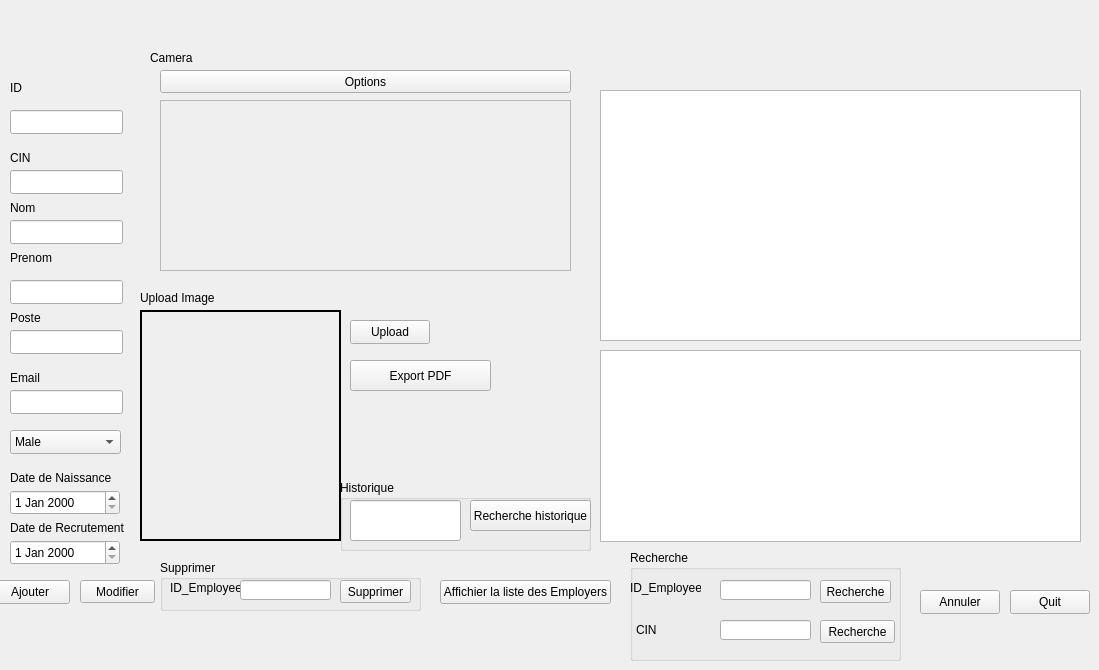
    <widget class="QWidget" name="tab">
     <attribute name="title">
      <string>Gestions des employées</string>
     </attribute>
     <widget class="QLabel" name="label_3">
      <property name="geometry">
       <rect>
        <x>10</x>
        <y>200</y>
        <width>49</width>
        <height>16</height>
       </rect>
      </property>
      <property name="text">
       <string>Nom</string>
      </property>
     </widget>
     <widget class="QWidget" name="widget" native="true">
      <property name="geometry">
       <rect>
        <x>150</x>
        <y>70</y>
        <width>431</width>
        <height>211</height>
       </rect>
      </property>
      <widget class="QPushButton" name="optionPushButton_2">
       <property name="geometry">
        <rect>
         <x>10</x>
         <y>0</y>
         <width>411</width>
         <height>23</height>
        </rect>
       </property>
       <property name="text">
        <string>Options</string>
       </property>
      </widget>
      <widget class="QScrollArea" name="scrollArea_2">
       <property name="geometry">
        <rect>
         <x>10</x>
         <y>30</y>
         <width>411</width>
         <height>171</height>
        </rect>
       </property>
       <property name="widgetResizable">
        <bool>true</bool>
       </property>
       <widget class="QWidget" name="scrollAreaWidgetContents_2">
        <property name="geometry">
         <rect>
          <x>0</x>
          <y>0</y>
          <width>409</width>
          <height>169</height>
         </rect>
        </property>
       </widget>
      </widget>
     </widget>
     <widget class="QLabel" name="label_2">
      <property name="geometry">
       <rect>
        <x>10</x>
        <y>150</y>
        <width>49</width>
        <height>16</height>
       </rect>
      </property>
      <property name="text">
       <string>CIN</string>
      </property>
     </widget>
     <widget class="QDateEdit" name="date2">
      <property name="geometry">
       <rect>
        <x>10</x>
        <y>540</y>
        <width>110</width>
        <height>25</height>
       </rect>
      </property>
     </widget>
     <widget class="QPushButton" name="pushButton">
      <property name="geometry">
       <rect>
        <x>350</x>
        <y>320</y>
        <width>80</width>
        <height>24</height>
       </rect>
      </property>
      <property name="text">
       <string>Upload</string>
      </property>
     </widget>
     <widget class="QPushButton" name="pushButton_5">
      <property name="geometry">
       <rect>
        <x>1010</x>
        <y>590</y>
        <width>80</width>
        <height>24</height>
       </rect>
      </property>
      <property name="text">
       <string>Quit</string>
      </property>
     </widget>
     <widget class="QLabel" name="Image">
      <property name="geometry">
       <rect>
        <x>140</x>
        <y>310</y>
        <width>201</width>
        <height>231</height>
       </rect>
      </property>
      <property name="frameShape">
       <enum>QFrame::WinPanel</enum>
      </property>
      <property name="text">
       <string/>
      </property>
     </widget>
     <widget class="QLineEdit" name="Email2">
      <property name="geometry">
       <rect>
        <x>10</x>
        <y>390</y>
        <width>113</width>
        <height>24</height>
       </rect>
      </property>
     </widget>
     <widget class="QLabel" name="label_10">
      <property name="geometry">
       <rect>
        <x>10</x>
        <y>370</y>
        <width>49</width>
        <height>16</height>
       </rect>
      </property>
      <property name="text">
       <string>Email</string>
      </property>
     </widget>
     <widget class="QGroupBox" name="groupBox_3">
      <property name="geometry">
       <rect>
        <x>630</x>
        <y>550</y>
        <width>271</width>
        <height>111</height>
       </rect>
      </property>
      <property name="title">
       <string>Recherche</string>
      </property>
      <widget class="QLabel" name="label_38">
       <property name="geometry">
        <rect>
         <x>0</x>
         <y>30</y>
         <width>71</width>
         <height>16</height>
        </rect>
       </property>
       <property name="text">
        <string>ID_Employee</string>
       </property>
      </widget>
      <widget class="QLineEdit" name="id_2">
       <property name="geometry">
        <rect>
         <x>90</x>
         <y>30</y>
         <width>91</width>
         <height>20</height>
        </rect>
       </property>
      </widget>
      <widget class="QPushButton" name="Recherche_employee_2">
       <property name="geometry">
        <rect>
         <x>190</x>
         <y>30</y>
         <width>71</width>
         <height>23</height>
        </rect>
       </property>
       <property name="text">
        <string>Recherche</string>
       </property>
      </widget>
      <widget class="QLabel" name="label_39">
       <property name="geometry">
        <rect>
         <x>6</x>
         <y>70</y>
         <width>61</width>
         <height>20</height>
        </rect>
       </property>
       <property name="text">
        <string>CIN</string>
       </property>
      </widget>
      <widget class="QLineEdit" name="cin_2">
       <property name="geometry">
        <rect>
         <x>90</x>
         <y>70</y>
         <width>91</width>
         <height>20</height>
        </rect>
       </property>
      </widget>
      <widget class="QPushButton" name="recherche_CIN_2">
       <property name="geometry">
        <rect>
         <x>190</x>
         <y>70</y>
         <width>75</width>
         <height>23</height>
        </rect>
       </property>
       <property name="text">
        <string>Recherche</string>
       </property>
      </widget>
     </widget>
     <widget class="QPushButton" name="pushButton_2">
      <property name="geometry">
       <rect>
        <x>-10</x>
        <y>580</y>
        <width>80</width>
        <height>24</height>
       </rect>
      </property>
      <property name="text">
       <string>Ajouter</string>
      </property>
     </widget>
     <widget class="QPushButton" name="pb_modifier_2">
      <property name="geometry">
       <rect>
        <x>80</x>
        <y>580</y>
        <width>75</width>
        <height>23</height>
       </rect>
      </property>
      <property name="text">
       <string>Modifier</string>
      </property>
     </widget>
     <widget class="QLabel" name="label_8">
      <property name="geometry">
       <rect>
        <x>10</x>
        <y>520</y>
        <width>121</width>
        <height>16</height>
       </rect>
      </property>
      <property name="text">
       <string>Date de Recrutement</string>
      </property>
     </widget>
     <widget class="QDateEdit" name="date1">
      <property name="geometry">
       <rect>
        <x>10</x>
        <y>490</y>
        <width>110</width>
        <height>25</height>
       </rect>
      </property>
     </widget>
     <widget class="QTableView" name="tab_Employee">
      <property name="geometry">
       <rect>
        <x>600</x>
        <y>90</y>
        <width>481</width>
        <height>251</height>
       </rect>
      </property>
     </widget>
     <widget class="QTextBrowser" name="texthistor">
      <property name="geometry">
       <rect>
        <x>600</x>
        <y>350</y>
        <width>481</width>
        <height>192</height>
       </rect>
      </property>
     </widget>
     <widget class="QGroupBox" name="groupBox_7">
      <property name="geometry">
       <rect>
        <x>340</x>
        <y>480</y>
        <width>251</width>
        <height>71</height>
       </rect>
      </property>
      <property name="title">
       <string>Historique</string>
      </property>
      <widget class="QPushButton" name="pushButtonHisto_2">
       <property name="geometry">
        <rect>
         <x>130</x>
         <y>20</y>
         <width>121</width>
         <height>31</height>
        </rect>
       </property>
       <property name="text">
        <string>Recherche historique</string>
       </property>
      </widget>
      <widget class="QLineEdit" name="historique_2">
       <property name="geometry">
        <rect>
         <x>10</x>
         <y>20</y>
         <width>111</width>
         <height>41</height>
        </rect>
       </property>
      </widget>
     </widget>
     <widget class="QLabel" name="label_41">
      <property name="geometry">
       <rect>
        <x>150</x>
        <y>50</y>
        <width>81</width>
        <height>16</height>
       </rect>
      </property>
      <property name="text">
       <string>Camera</string>
      </property>
     </widget>
     <widget class="QComboBox" name="Sexe2">
      <property name="geometry">
       <rect>
        <x>10</x>
        <y>430</y>
        <width>111</width>
        <height>24</height>
       </rect>
      </property>
      <item>
       <property name="text">
        <string>Male</string>
       </property>
      </item>
      <item>
       <property name="text">
        <string>Female</string>
       </property>
      </item>
      <item>
       <property name="text">
        <string>Other..</string>
       </property>
      </item>
     </widget>
     <widget class="QLabel" name="label">
      <property name="geometry">
       <rect>
        <x>10</x>
        <y>80</y>
        <width>49</width>
        <height>16</height>
       </rect>
      </property>
      <property name="text">
       <string>ID</string>
      </property>
     </widget>
     <widget class="QLineEdit" name="ID2">
      <property name="geometry">
       <rect>
        <x>10</x>
        <y>110</y>
        <width>113</width>
        <height>24</height>
       </rect>
      </property>
     </widget>
     <widget class="QLineEdit" name="CIN2">
      <property name="geometry">
       <rect>
        <x>10</x>
        <y>170</y>
        <width>113</width>
        <height>24</height>
       </rect>
      </property>
     </widget>
     <widget class="QPushButton" name="PDF">
      <property name="geometry">
       <rect>
        <x>350</x>
        <y>360</y>
        <width>141</width>
        <height>31</height>
       </rect>
      </property>
      <property name="text">
       <string>Export PDF</string>
      </property>
     </widget>
     <widget class="QLabel" name="label_5">
      <property name="geometry">
       <rect>
        <x>10</x>
        <y>310</y>
        <width>49</width>
        <height>16</height>
       </rect>
      </property>
      <property name="text">
       <string>Poste</string>
      </property>
     </widget>
     <widget class="QGroupBox" name="groupBox">
      <property name="geometry">
       <rect>
        <x>160</x>
        <y>560</y>
        <width>261</width>
        <height>51</height>
       </rect>
      </property>
      <property name="title">
       <string>Supprimer </string>
      </property>
      <widget class="QLabel" name="label_7">
       <property name="geometry">
        <rect>
         <x>10</x>
         <y>20</y>
         <width>71</width>
         <height>16</height>
        </rect>
       </property>
       <property name="text">
        <string>ID_Employee</string>
       </property>
      </widget>
      <widget class="QPushButton" name="pb_supp_3">
       <property name="geometry">
        <rect>
         <x>180</x>
         <y>20</y>
         <width>71</width>
         <height>23</height>
        </rect>
       </property>
       <property name="text">
        <string>Supprimer</string>
       </property>
      </widget>
      <widget class="QLineEdit" name="le_supp_2">
       <property name="geometry">
        <rect>
         <x>80</x>
         <y>20</y>
         <width>91</width>
         <height>20</height>
        </rect>
       </property>
      </widget>
     </widget>
     <widget class="QLineEdit" name="Prenom2">
      <property name="geometry">
       <rect>
        <x>10</x>
        <y>280</y>
        <width>113</width>
        <height>24</height>
       </rect>
      </property>
     </widget>
     <widget class="QLineEdit" name="Poste2">
      <property name="geometry">
       <rect>
        <x>10</x>
        <y>330</y>
        <width>113</width>
        <height>24</height>
       </rect>
      </property>
     </widget>
     <widget class="QLineEdit" name="Nom2">
      <property name="geometry">
       <rect>
        <x>10</x>
        <y>220</y>
        <width>113</width>
        <height>24</height>
       </rect>
      </property>
     </widget>
     <widget class="QLabel" name="label_42">
      <property name="geometry">
       <rect>
        <x>140</x>
        <y>290</y>
        <width>121</width>
        <height>16</height>
       </rect>
      </property>
      <property name="text">
       <string>Upload Image</string>
      </property>
     </widget>
     <widget class="QPushButton" name="pushButton_4">
      <property name="geometry">
       <rect>
        <x>440</x>
        <y>580</y>
        <width>171</width>
        <height>24</height>
       </rect>
      </property>
      <property name="text">
       <string>Affichier la liste des Employers</string>
      </property>
     </widget>
     <widget class="QLabel" name="label_43">
      <property name="geometry">
       <rect>
        <x>10</x>
        <y>470</y>
        <width>101</width>
        <height>16</height>
       </rect>
      </property>
      <property name="text">
       <string>Date de Naissance</string>
      </property>
     </widget>
     <widget class="QPushButton" name="pushButton_3">
      <property name="geometry">
       <rect>
        <x>920</x>
        <y>590</y>
        <width>80</width>
        <height>24</height>
       </rect>
      </property>
      <property name="text">
       <string>Annuler</string>
      </property>
     </widget>
     <widget class="QLabel" name="label_44">
      <property name="geometry">
       <rect>
        <x>10</x>
        <y>250</y>
        <width>49</width>
        <height>16</height>
       </rect>
      </property>
      <property name="text">
       <string>Prenom</string>
      </property>
     </widget>
    </widget>
